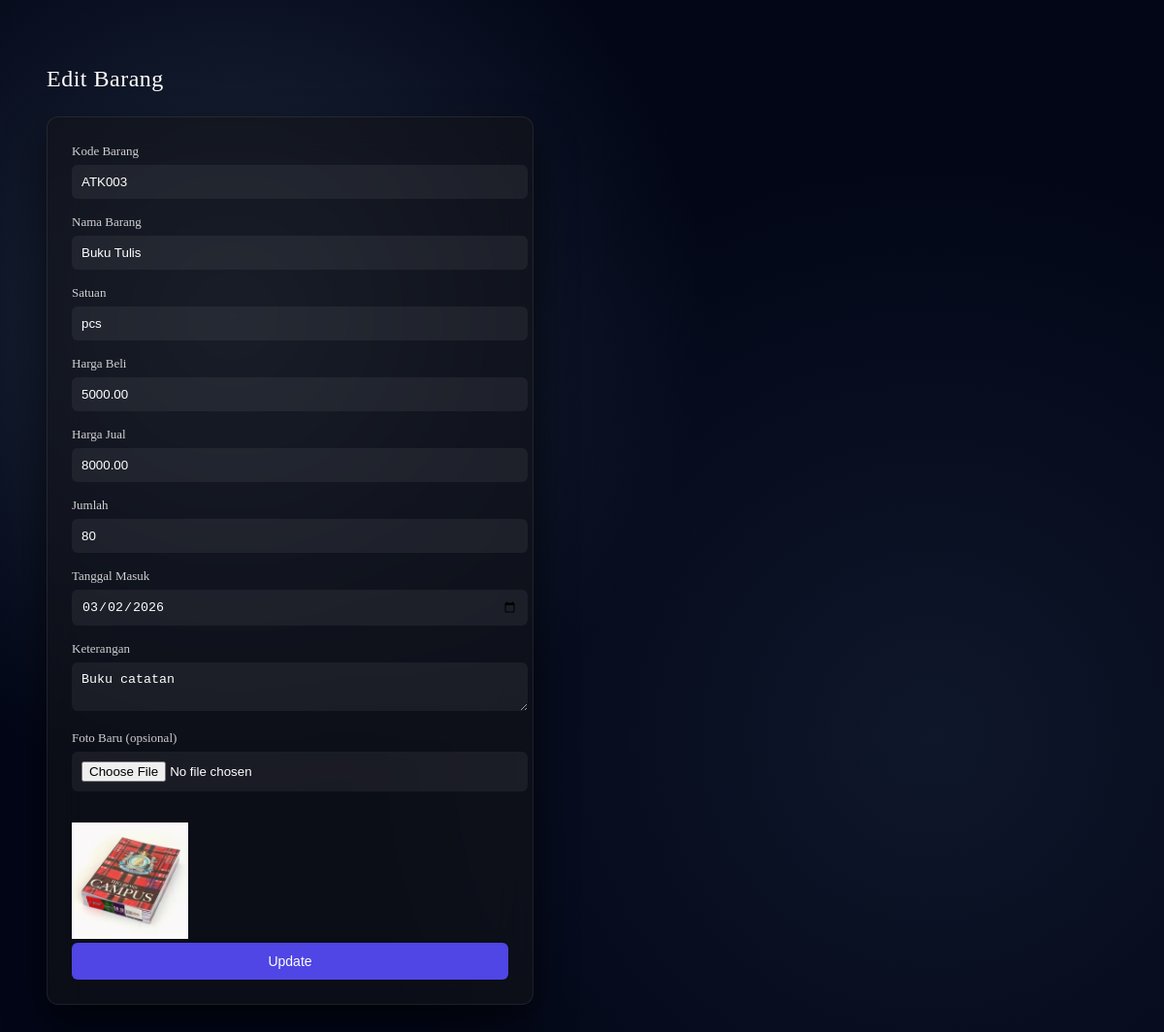
/edit.php?id=5, run on the app's committed database.
### tables this page shows
CREATE TABLE `barang` (
  `id_barang` int(11) NOT NULL,
  `kode_barang` varchar(50) NOT NULL,
  `nama_barang` varchar(150) NOT NULL,
  `satuan` varchar(50) DEFAULT NULL,
  `harga_beli` decimal(15,2) DEFAULT NULL,
  `harga_jual` decimal(15,2) DEFAULT NULL,
  `jumlah` int(11) DEFAULT NULL,
  `tanggal_masuk` date DEFAULT NULL,
  `keterangan` text DEFAULT NULL,
  `foto` varchar(100) DEFAULT NULL
);

### edit.php (the view, shortened to what this page needs)
<?php
include 'config.php';
$id = $_GET['id'];
$stmt = $conn->prepare("SELECT * FROM barang WHERE id_barang=?");
$stmt->bind_param("i",$id);
$stmt->execute();
$result = $stmt->get_result();
$d = $result->fetch_assoc();
?>
<!DOCTYPE html>
<html>
<head>
<link rel="stylesheet" href="style.css">
</head>
<body>
<div class="container">
<h2>Edit Barang</h2>
<form method="POST" enctype="multipart/form-data">
<label>Kode Barang</label>
<input type="text" name="kode" value="<?= $d['kode_barang']; ?>" required>
<label>Nama Barang</label>
<input type="text" name="nama" value="<?= $d['nama_barang']; ?>" pattern="[A-Za-z\s]+" required>
<label>Satuan</label>
<input type="text" name="satuan" value="<?= $d['satuan']; ?>">
<label>Harga Beli</label>
<input type="number" name="harga_beli" value="<?= $d['harga_beli']; ?>" required>
<label>Harga Jual</label>
<input type="number" name="harga_jual" value="<?= $d['harga_jual']; ?>" required>
<label>Jumlah</label>
<input type="number" name="jumlah" value="<?= $d['jumlah']; ?>" required>
<label>Tanggal Masuk</label>
<input type="date" name="tanggal" value="<?= $d['tanggal_masuk']; ?>" required>
<label>Keterangan</label>
<textarea name="keterangan"><?= $d['keterangan']; ?></textarea>
<label>Foto Baru (opsional)</label>
<input type="file" name="foto">
<br><br>
<img src="upload/<?= $d['foto']; ?>" width="120">
<button type="submit" name="update">Update</button>
</form>
</div>
</body>
</html>

### style.css (style rules this page uses)
body { padding:40px; color:white; background: radial-gradient(circle at 20% 30%,#1e293b,transparent 40%), radial-gradient(circle at 80% 70%,#0f172a,transparent 50%), #020617; min-height:100vh; }
.container { max-width:1200px; margin:auto; }
h2 { margin-bottom:25px; font-weight:500; letter-spacing:0.5px; }
form { background:rgba(20,20,25,0.55); backdrop-filter:blur(18px); border:1px solid rgba(255,255,255,0.08); padding:25px; border-radius:12px; box-shadow:0 20px 40px rgba(0,0,0,0.6); max-width:450px; }
label { font-size:13px; opacity:0.8; }
input, textarea { width:100%; padding:10px; margin:6px 0 14px 0; border:none; border-radius:6px; background:rgba(255,255,255,0.06); color:white; }
button { width:100%; padding:11px; border:none; border-radius:6px; background:#4f46e5; color:white; font-size:14px; cursor:pointer; transition:0.2s; }

### data on the page
barang: kode "ATK003", nama "Buku Tulis", satuan "pcs", harga_beli "5000.00", harga_jual "8000.00", jumlah "80", tanggal "03/02/2026", keterangan "Buku catatan", foto (picture)
